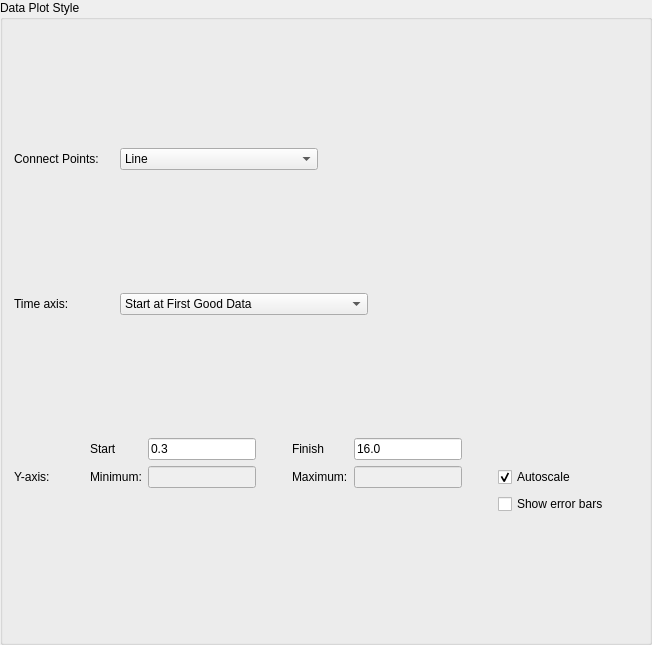
           <widget class="QGroupBox" name="groupBox_6">
            <property name="sizePolicy">
             <sizepolicy hsizetype="Preferred" vsizetype="Preferred">
              <horstretch>0</horstretch>
              <verstretch>0</verstretch>
             </sizepolicy>
            </property>
            <property name="title">
             <string>Data Plot Style</string>
            </property>
            <layout class="QGridLayout" name="gridLayout">
             <item row="0" column="0">
              <layout class="QGridLayout" name="gridLayout_31">
               <item row="0" column="0">
                <layout class="QGridLayout" name="gridLayout_17">
                 <item row="0" column="1">
                  <widget class="QComboBox" name="connectPlotType">
                   <property name="sizePolicy">
                    <sizepolicy hsizetype="Expanding" vsizetype="Fixed">
                     <horstretch>0</horstretch>
                     <verstretch>0</verstretch>
                    </sizepolicy>
                   </property>
                   <item>
                    <property name="text">
                     <string>Line</string>
                    </property>
                   </item>
                   <item>
                    <property name="text">
                     <string>Scatter</string>
                    </property>
                   </item>
                   <item>
                    <property name="text">
                     <string>Line + Symbol</string>
                    </property>
                   </item>
                  </widget>
                 </item>
                 <item row="0" column="2">
                  <spacer name="horizontalSpacer_17">
                   <property name="orientation">
                    <enum>Qt::Horizontal</enum>
                   </property>
                   <property name="sizeType">
                    <enum>QSizePolicy::Fixed</enum>
                   </property>
                   <property name="sizeHint" stdset="0">
                    <size>
                     <width>300</width>
                     <height>20</height>
                    </size>
                   </property>
                  </spacer>
                 </item>
                 <item row="0" column="0">
                  <widget class="QLabel" name="label_3">
                   <property name="minimumSize">
                    <size>
                     <width>100</width>
                     <height>0</height>
                    </size>
                   </property>
                   <property name="toolTip">
                    <string>This will change how the data looks once plotted.</string>
                   </property>
                   <property name="text">
                    <string>Connect Points:</string>
                   </property>
                  </widget>
                 </item>
                </layout>
               </item>
               <item row="2" column="0">
                <layout class="QGridLayout" name="gridLayout_10">
                 <item row="0" column="1">
                  <widget class="QLabel" name="timeAxisStartAtLabel">
                   <property name="enabled">
                    <bool>true</bool>
                   </property>
                   <property name="toolTip">
                    <string>&lt;!DOCTYPE HTML PUBLIC &quot;-//W3C//DTD HTML 4.0//EN&quot; &quot;http://www.w3.org/TR/REC-html40/strict.dtd&quot;&gt;
&lt;html&gt;&lt;head&gt;&lt;meta name=&quot;qrichtext&quot; content=&quot;1&quot; /&gt;&lt;style type=&quot;text/css&quot;&gt;
p, li { white-space: pre-wrap; }
&lt;/style&gt;&lt;/head&gt;&lt;body style=&quot; font-family:'MS Shell Dlg 2'; font-size:8.25pt; font-weight:400; font-style:normal;&quot;&gt;
&lt;p style=&quot; margin-top:0px; margin-bottom:0px; margin-left:0px; margin-right:0px; -qt-block-indent:0; text-indent:0px;&quot;&gt;&lt;span style=&quot; font-size:8pt;&quot;&gt;Plots the data from this user defined start value. This box is greyed out if the time axis is set to &amp;quot;Start at Time Zero&amp;quot;.&lt;/span&gt;&lt;/p&gt;&lt;/body&gt;&lt;/html&gt;</string>
                   </property>
                   <property name="text">
                    <string>Start</string>
                   </property>
                  </widget>
                 </item>
                 <item row="0" column="2">
                  <widget class="QLineEdit" name="timeAxisStartAtInput">
                   <property name="enabled">
                    <bool>true</bool>
                   </property>
                   <property name="minimumSize">
                    <size>
                     <width>50</width>
                     <height>0</height>
                    </size>
                   </property>
                   <property name="maximumSize">
                    <size>
                     <width>16777215</width>
                     <height>16777215</height>
                    </size>
                   </property>
                   <property name="text">
                    <string>0.3</string>
                   </property>
                  </widget>
                 </item>
                 <item row="1" column="1">
                  <widget class="QLabel" name="yAxisMinimumLabel">
                   <property name="enabled">
                    <bool>true</bool>
                   </property>
                   <property name="toolTip">
                    <string>Defines the lower plot limit on the y-axis. Greyed out if Auto scale is checked.</string>
                   </property>
                   <property name="text">
                    <string>Minimum:</string>
                   </property>
                  </widget>
                 </item>
                 <item row="1" column="2">
                  <widget class="QLineEdit" name="yAxisMinimumInput">
                   <property name="enabled">
                    <bool>false</bool>
                   </property>
                   <property name="minimumSize">
                    <size>
                     <width>50</width>
                     <height>0</height>
                    </size>
                   </property>
                   <property name="maximumSize">
                    <size>
                     <width>16777215</width>
                     <height>16777215</height>
                    </size>
                   </property>
                  </widget>
                 </item>
                 <item row="1" column="4">
                  <widget class="QLabel" name="yAxisMaximumLabel">
                   <property name="enabled">
                    <bool>true</bool>
                   </property>
                   <property name="toolTip">
                    <string>Defines the upper plot limit on the y-axis. Greyed out if Auto scale is checked.</string>
                   </property>
                   <property name="text">
                    <string>Maximum:</string>
                   </property>
                  </widget>
                 </item>
                 <item row="1" column="5">
                  <widget class="QLineEdit" name="yAxisMaximumInput">
                   <property name="enabled">
                    <bool>false</bool>
                   </property>
                   <property name="minimumSize">
                    <size>
                     <width>50</width>
                     <height>0</height>
                    </size>
                   </property>
                   <property name="maximumSize">
                    <size>
                     <width>16777215</width>
                     <height>16777215</height>
                    </size>
                   </property>
                  </widget>
                 </item>
                 <item row="0" column="4">
                  <widget class="QLabel" name="timeAxisFinishAtLabel">
                   <property name="toolTip">
                    <string>Plots the data until this user defined end value.</string>
                   </property>
                   <property name="text">
                    <string>Finish</string>
                   </property>
                  </widget>
                 </item>
                 <item row="0" column="5">
                  <widget class="QLineEdit" name="timeAxisFinishAtInput">
                   <property name="minimumSize">
                    <size>
                     <width>50</width>
                     <height>0</height>
                    </size>
                   </property>
                   <property name="maximumSize">
                    <size>
                     <width>16777215</width>
                     <height>16777215</height>
                    </size>
                   </property>
                   <property name="text">
                    <string>16.0</string>
                   </property>
                  </widget>
                 </item>
                 <item row="1" column="8">
                  <widget class="QCheckBox" name="yAxisAutoscale">
                   <property name="toolTip">
                    <string/>
                   </property>
                   <property name="text">
                    <string>Autoscale</string>
                   </property>
                   <property name="checked">
                    <bool>true</bool>
                   </property>
                  </widget>
                 </item>
                 <item row="2" column="8">
                  <widget class="QCheckBox" name="showErrorBars">
                   <property name="enabled">
                    <bool>true</bool>
                   </property>
                   <property name="toolTip">
                    <string>Show error bars on the plot if the tick-box is selected.</string>
                   </property>
                   <property name="text">
                    <string>Show error bars</string>
                   </property>
                  </widget>
                 </item>
                 <item row="1" column="0">
                  <widget class="QLabel" name="label_11">
                   <property name="minimumSize">
                    <size>
                     <width>70</width>
                     <height>0</height>
                    </size>
                   </property>
                   <property name="toolTip">
                    <string>Uncheck Auto-scale to specify y-axis min and max limits.</string>
                   </property>
                   <property name="text">
                    <string>Y-axis:</string>
                   </property>
                  </widget>
                 </item>
                 <item row="0" column="8">
                  <spacer name="horizontalSpacer_19">
                   <property name="orientation">
                    <enum>Qt::Horizontal</enum>
                   </property>
                   <property name="sizeType">
                    <enum>QSizePolicy::Fixed</enum>
                   </property>
                   <property name="sizeHint" stdset="0">
                    <size>
                     <width>120</width>
                     <height>20</height>
                    </size>
                   </property>
                  </spacer>
                 </item>
                 <item row="1" column="6">
                  <spacer name="horizontalSpacer_20">
                   <property name="orientation">
                    <enum>Qt::Horizontal</enum>
                   </property>
                   <property name="sizeType">
                    <enum>QSizePolicy::Fixed</enum>
                   </property>
                   <property name="sizeHint" stdset="0">
                    <size>
                     <width>30</width>
                     <height>20</height>
                    </size>
                   </property>
                  </spacer>
                 </item>
                 <item row="1" column="3">
                  <spacer name="horizontalSpacer_14">
                   <property name="orientation">
                    <enum>Qt::Horizontal</enum>
                   </property>
                   <property name="sizeType">
                    <enum>QSizePolicy::Fixed</enum>
                   </property>
                   <property name="sizeHint" stdset="0">
                    <size>
                     <width>30</width>
                     <height>20</height>
                    </size>
                   </property>
                  </spacer>
                 </item>
                </layout>
               </item>
               <item row="1" column="0">
                <layout class="QGridLayout" name="gridLayout_18">
                 <item row="0" column="1">
                  <widget class="QComboBox" name="timeComboBox">
                   <property name="sizePolicy">
                    <sizepolicy hsizetype="Expanding" vsizetype="Fixed">
                     <horstretch>0</horstretch>
                     <verstretch>0</verstretch>
                    </sizepolicy>
                   </property>
                   <item>
                    <property name="text">
                     <string>Start at First Good Data</string>
                    </property>
                   </item>
                   <item>
                    <property name="text">
                     <string>Start at Time Zero</string>
                    </property>
                   </item>
                   <item>
                    <property name="text">
                     <string>Custom Value</string>
                    </property>
                   </item>
                  </widget>
                 </item>
                 <item row="0" column="0">
                  <widget class="QLabel" name="label_10">
                   <property name="minimumSize">
                    <size>
                     <width>100</width>
                     <height>0</height>
                    </size>
                   </property>
                   <property name="toolTip">
                    <string>Plots the data from t = 0 or from the first good bin.</string>
                   </property>
                   <property name="text">
                    <string>Time axis:</string>
                   </property>
                  </widget>
                 </item>
                 <item row="0" column="2">
                  <spacer name="horizontalSpacer_18">
                   <property name="orientation">
                    <enum>Qt::Horizontal</enum>
                   </property>
                   <property name="sizeType">
                    <enum>QSizePolicy::Fixed</enum>
                   </property>
                   <property name="sizeHint" stdset="0">
                    <size>
                     <width>250</width>
                     <height>20</height>
                    </size>
                   </property>
                  </spacer>
                 </item>
                </layout>
               </item>
              </layout>
             </item>
             <item row="0" column="1">
              <spacer name="verticalSpacer_3">
               <property name="orientation">
                <enum>Qt::Vertical</enum>
               </property>
               <property name="sizeHint" stdset="0">
                <size>
                 <width>20</width>
                 <height>600</height>
                </size>
               </property>
              </spacer>
             </item>
            </layout>
           </widget>
